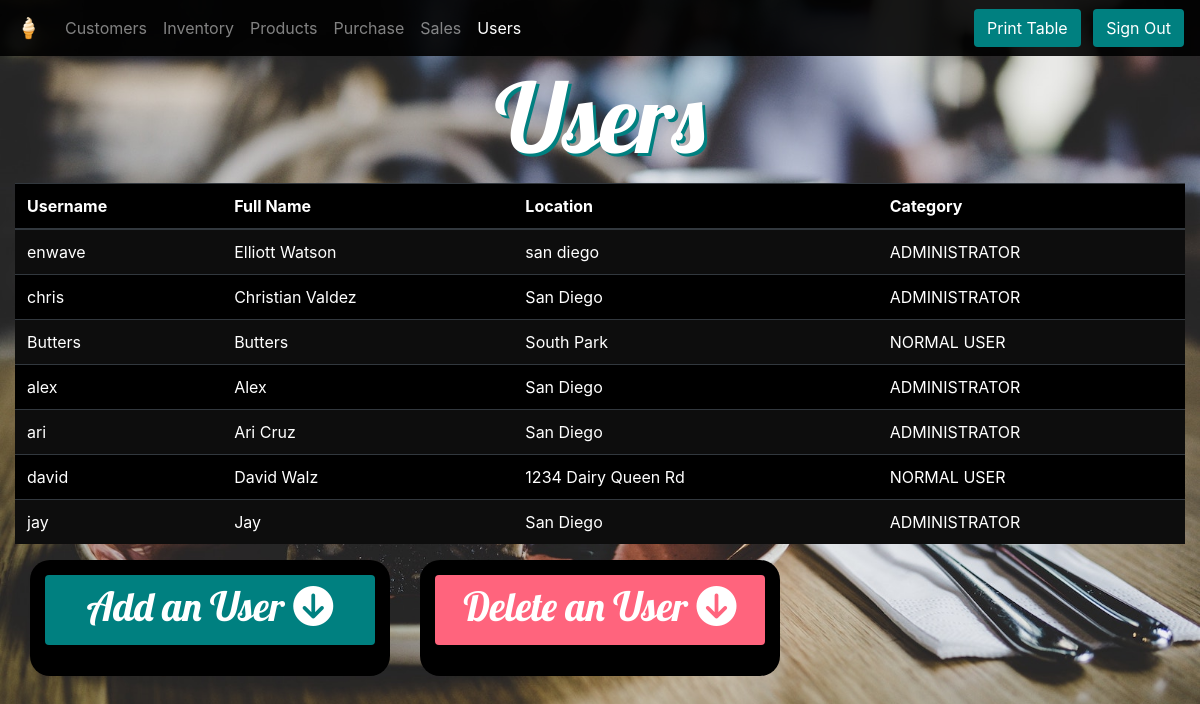
Screenshot of /models/users.php (signed in) with the database file from the repository.
### tables this page shows
CREATE TABLE `users` (
  `user_id` int(11) NOT NULL,
  `fullname` varchar(50) NOT NULL,
  `location` varchar(50) NOT NULL,
  `phone` varchar(10) NOT NULL,
  `username` varchar(20) NOT NULL,
  `password` varchar(200) NOT NULL,
  `category` varchar(20) NOT NULL
);

### login/session.php (called while the page is built, shortened)
<?php
   include('config.php');
   $user_check = $_SESSION['login_user'];
   $ses_sql = mysqli_query($db,"select username from users where username = '$user_check' ");
   $row = mysqli_fetch_array($ses_sql,MYSQLI_ASSOC);
   $login_session = $row['username'];
?>

### models/users.php (the view, shortened to what this page needs)
<?php
include('../login/session.php');
$name = $login_session;
function get_user_category($db,$name_parmaeter) {
	$category_query = "SELECT category from users WHERE username = '$name_parmaeter'";
	$logged_user_category = mysqli_query($db, $category_query);
	$category_array = mysqli_fetch_assoc($logged_user_category);
	$user_category = $category_array["category"];
	return $user_category;
}
?>
<html>
<head>
	<?php echo file_get_contents("../components/bootstrap-css.html"); ?>
	<link rel="stylesheet" type="text/css" href="../style.css">
</head>
<body>
<?php
echo file_get_contents("../components/navbar.html");
?>
<div id="dashboard-homepage" class="container-fluid">
	<div class="row">
		<div id="dashboard-header" class="col-12">
			<h1 class="minty-text">Users</h1>
		</div>
	</div>
	<div id="areaToPrint">
		<table class="table table-striped table-dark icetrack-table">
			<thead>
			<tr>
				<th scope="col">Username</th>
				<th scope="col">Full Name</th>
				<th scope="col">Location</th>
				<th scope="col">Category</th>
			</tr>
			</thead>
			<tbody>
			<?php
			$user_category = get_user_category($db,$name);
			if($user_category == "ADMINISTRATOR") {
				$query = "SELECT * FROM users";
			}
			else {
				$query = "SELECT * FROM users WHERE category = 'NORMAL USER'";
				echo "<div id='invisible-buttons'></div>";
			}
			if ($result = mysqli_query($db, $query)) {
				while ($row = mysqli_fetch_assoc($result)) {
					echo '<tr>';
					echo '<td>' . $row["username"] . '</td>';
					echo '<td>' . $row["fullname"] . '</td>';
					echo '<td>' . $row["location"] . '</td>';
					echo '<td>' . $row["category"] . '</td>';
					echo '</tr>';
				}
			}
			?>
			</tbody>
		</table>
	</div>
	<div class="container-fluid form-components">
		<div class="icetrack-form-div">
			<div class="row">
				<div class="col-4">
					<form method="post">
						<div class="form-group">
							<button class="btn minty-button minty-dropdown-button btn-block" type="button" data-toggle="collapse" data-target="#collapseExample" aria-expanded="false" aria-controls="collapseExample">
								<h1>Add an User <i class="fa fa-arrow-circle-down" aria-hidden="true"></i></h1>
							</button>
						</div>
					</form>
				</div>
				<div class="col-4">
					<form  method="get">
						<div class="form-group dropdown-button-container">
							<button id="deleteComponent" class="btn minty-button minty-dropdown-button btn-block" type="button" data-toggle="collapse" data-target="#deleteCollapse" aria-expanded="false" aria-controls="deleteCollapse">
								<h1>Delete an User <i class="fa fa-arrow-circle-down" aria-hidden="true"></i></h1>
							</button>
						</div>
					</form>
				</div>
				<div class="col-4">
				</div>
            </div>
        </div>
	</div>
</div>
</body>
</html>

### style.css (style rules this page uses)
html { overflow: hidden; height: 100%; }
body { margin: 0; padding: 0; background: url("./images/sabri-tuzcu-317828.jpg") no-repeat center center fixed; background-size: cover; height: 100%; overflow: auto; }
.minty-text { font-family: 'Lobster', sans-serif; color: white; text-shadow: 3px 3px teal; }
.minty-button { color: white; background-color: teal; }
.minty-dropdown-button { font-family: 'Lobster', sans-serif; }
#navbar-container { background-color: rgba(0, 0, 0, .90) !important; }
#dashboard-homepage { margin: 0 auto; padding-top: 5%; width: 100%; height: 100vh; }
#dashboard-header { text-align: center; font-size: 6em; }
#dashboard-header h1 { font-size: 1em; }
#deleteComponent { background-color: #FF647D; }
.icetrack-table { color: white; background-color: black; }
.icetrack-form-div form { padding: 15px; background-color: black; border-radius: 20px; color: white; }

### rows the page displays
users: username "enwave", fullname "Elliott Watson", location "san diego", category "ADMINISTRATOR"
users: username "chris", fullname "Christian Valdez", location "San Diego", category "ADMINISTRATOR"
users: username "Butters", fullname "Butters", location "South Park", category "NORMAL USER"
users: username "alex", fullname "Alex", location "San Diego", category "ADMINISTRATOR"
users: username "ari", fullname "Ari Cruz", location "San Diego", category "ADMINISTRATOR"
users: username "david", fullname "David Walz", location "1234 Dairy Queen Rd", category "NORMAL USER"
users: username "jay", fullname "Jay", location "San Diego", category "ADMINISTRATOR"

### other values shown
file_get_contents("../components/navbar.html") "🍦 Customers Inventory Products Purchase Sales Users Print Table Sign Out"
